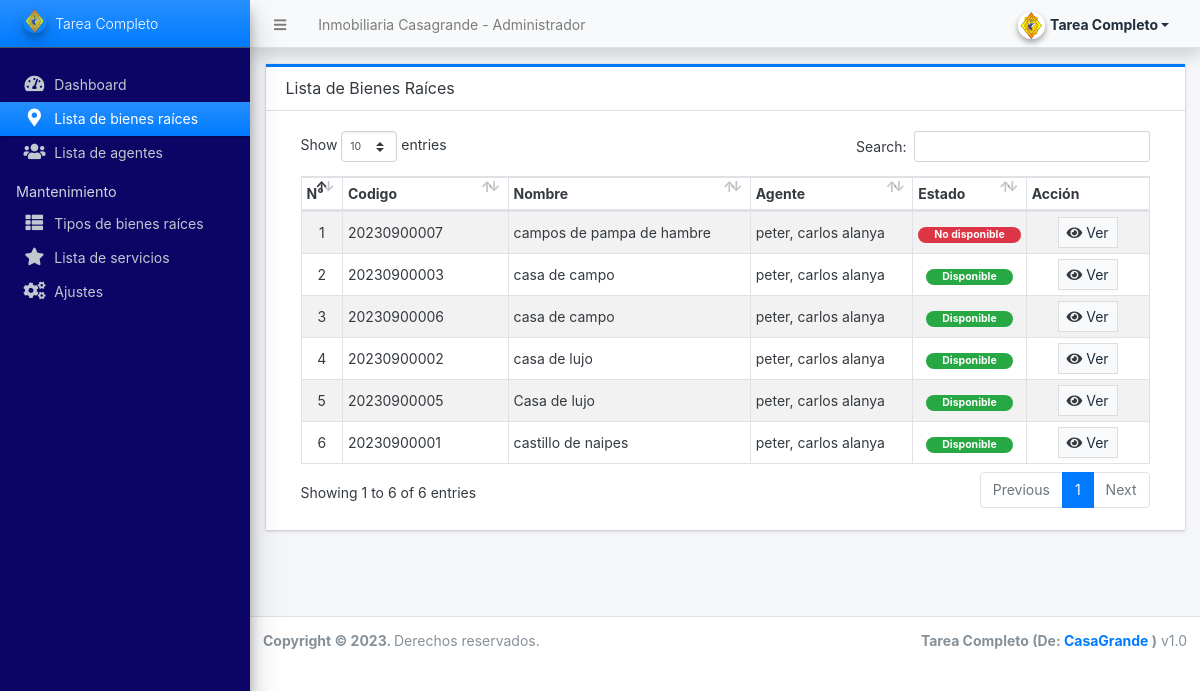
Page /admin/?page=real_estate (signed in) on the committed database.
### tables this page shows
CREATE TABLE `real_estate_list` (
  `id` int(30) NOT NULL,
  `code` varchar(100) NOT NULL,
  `name` text NOT NULL,
  `type_id` int(30) NOT NULL,
  `agent_id` int(30) NOT NULL,
  `status` tinyint(1) NOT NULL DEFAULT 1 COMMENT '1 = Available, 2 = not Available',
  `date_created` datetime NOT NULL DEFAULT current_timestamp(),
  `date_updated` datetime DEFAULT NULL ON UPDATE current_timestamp()
);

### config.php (called while the page is built, shortened)
<?php
require_once('classes/DBConnection.php');
require_once('classes/SystemSettings.php');
function validate_image($file){
	if(!empty($file)){
        $ex = explode("?",$file);
        $file = $ex[0];
        $ts = isset($ex[1]) ? "?".$ex[1] : '';
		if(is_file(base_app.$file)){
			return base_url.$file.$ts;
		}else{
			return base_url.'dist/img/no-image-available.png';
		}
	}else{
		return base_url.'dist/img/no-image-available.png';
	}
}
function isMobileDevice(){
    $aMobileUA = array(
        '/iphone/i' => 'iPhone',
        '/ipod/i' => 'iPod',
        '/ipad/i' => 'iPad',
        '/android/i' => 'Android',
        '/blackberry/i' => 'BlackBerry',
        '/webos/i' => 'Mobile'
    );
    return false;
}
?>

### classes/DBConnection.php (called while the page is built, shortened)
<?php
class DBConnection{
    private $host = DB_SERVER;
    private $username = DB_USERNAME;
    private $password = DB_PASSWORD;
    private $database = DB_NAME;
    public $conn;
    public function __construct(){
        if (!isset($this->conn)) {
            $this->conn = new mysqli($this->host, $this->username, $this->password, $this->database);
        }
    }
}
?>

### classes/SystemSettings.php (called while the page is built, shortened)
<?php
class SystemSettings extends DBConnection{
	function userdata($field = ''){
		if(!empty($field)){
			if(isset($_SESSION['userdata'][$field]))
				return $_SESSION['userdata'][$field];
			else
				return null;
		}else{
			return false;
		}
	}
	function info($field=''){
		if(!empty($field)){
			if(isset($_SESSION['system_info'][$field]))
				return $_SESSION['system_info'][$field];
			else
				return false;
		}else{
			return false;
		}
	}
}
$_settings = new SystemSettings();
?>

### admin/real_estate/index.php (the view, shortened to what this page needs)
<div class="card card-outline rounded-0 card-primary">
	<div class="card-header">
		<h3 class="card-title">Lista de Bienes Raíces</h3>
	</div>
	<div class="card-body">
		<div class="container-fluid">
        <div class="container-fluid">
			<table class="table table-hover table-striped table-bordered">
				<colgroup>
					<col width="5%">
					<col width="20%">
					<col width="30%">
					<col width="20%">
					<col width="10%">
					<col width="15%">
				</colgroup>
				<thead>
					<tr>
						<th>N°</th>
						<th>Codigo</th>
						<th>Nombre</th>
						<th>Agente</th>
						<th>Estado</th>
						<th>Acción</th>
					</tr>
				</thead>
				<tbody>
					<?php
					$i = 1;
						$qry = $conn->query("SELECT r.*,CONCAT(a.lastname, ', ', a.firstname, ' ', COALESCE(a.middlename, '')) as fullname FROM real_estate_list r inner join agent_list a on r.agent_id = a.id order by r.name asc ");
						while($row = $qry->fetch_assoc()):
					?>
						<tr>
							<td class="text-center"><?php echo $i++; ?></td>
							<td><p class="m-0 truncate-1"><?= $row['code'] ?></p></td>
							<td><p class="m-0 truncate-1"><?= $row['name'] ?></p></td>
							<td><p class="m-0 truncate-1"><?= $row['fullname'] ?></p></td>
							<td class="text-center">
                                <?php if($row['status'] == 1): ?>
                                    <span class="badge badge-success px-3 rounded-pill">Disponible</span>
                                <?php else: ?>
                                    <span class="badge badge-danger px-3 rounded-pill">No disponible</span>
                                <?php endif; ?>
                            </td>
							<td align="center">
								<a class="btn btn-default bg-gradient-light btn-flat btn-sm" href="?page=real_estate/view_estate&id=<?php echo $row['id'] ?>"><span class="fa fa-eye text-dark"></span> Ver</a>
							</td>
						</tr>
					<?php endwhile; ?>
				</tbody>
			</table>
		</div>
		</div>
	</div>
</div>

### admin/index.php (shortened to what this page needs)
<?php require_once('../config.php'); ?>
 <!DOCTYPE html>
<html lang="en" class="" style="height: auto;">
<?php require_once('inc/header.php') ?>
  <body class="sidebar-mini layout-fixed control-sidebar-slide-open layout-navbar-fixed sidebar-mini-md sidebar-mini-xs text-sm" data-new-gr-c-s-check-loaded="14.991.0" data-gr-ext-installed="" style="height: auto;">
    <div class="wrapper">
     <?php require_once('inc/topBarNav.php') ?>
     <?php require_once('inc/navigation.php') ?>
     <?php $page = isset($_GET['page']) ? $_GET['page'] : 'home';  ?>
      <div class="content-wrapper  pt-3" style="min-height: 567.854px;">
        <section class="content  text-dark">
          <div class="container-fluid">
            <?php
              if(!file_exists($page.".php") && !is_dir($page)){
                  include '404.html';
              }else{
                if(is_dir($page))
                  include $page.'/index.php';
                else
                  include $page.'.php';
              }
            ?>
          </div>
        </section>
      </div>
      <?php require_once('inc/footer.php') ?>
  </body>
</html>

### admin/inc/header.php (shortened to what this page needs)
<head>
    <link rel="stylesheet" href="<?php echo base_url ?>plugins/fontawesome-free/css/all.min.css">
    <link rel="stylesheet" href="<?php echo base_url ?>plugins/tempusdominus-bootstrap-4/css/tempusdominus-bootstrap-4.min.css">
  <link rel="stylesheet" href="<?php echo base_url ?>plugins/datatables-bs4/css/dataTables.bootstrap4.min.css">
  <link rel="stylesheet" href="<?php echo base_url ?>plugins/datatables-responsive/css/responsive.bootstrap4.min.css">
  <link rel="stylesheet" href="<?php echo base_url ?>plugins/datatables-buttons/css/buttons.bootstrap4.min.css">
  <link rel="stylesheet" href="<?php echo base_url ?>plugins/select2/css/select2.min.css">
  <link rel="stylesheet" href="<?php echo base_url ?>plugins/select2-bootstrap4-theme/select2-bootstrap4.min.css">
    <link rel="stylesheet" href="<?php echo base_url ?>plugins/icheck-bootstrap/icheck-bootstrap.min.css">
    <link rel="stylesheet" href="<?php echo base_url ?>plugins/jqvmap/jqvmap.min.css">
    <link rel="stylesheet" href="<?php echo base_url ?>dist/css/adminlte.css">
    <link rel="stylesheet" href="<?php echo base_url ?>dist/css/custom.css">
    <link rel="stylesheet" href="<?php echo base_url ?>plugins/overlayScrollbars/css/OverlayScrollbars.min.css">
    <link rel="stylesheet" href="<?php echo base_url ?>plugins/daterangepicker/daterangepicker.css">
    <link rel="stylesheet" href="<?php echo base_url ?>plugins/summernote/summernote-bs4.min.css">
  <link rel="stylesheet" href="<?php echo base_url ?>plugins/sweetalert2-theme-bootstrap-4/bootstrap-4.min.css">
  </head>

### admin/inc/topBarNav.php (shortened to what this page needs)
<nav class="main-header navbar navbar-expand navbar-light shadow text-sm">
  <ul class="navbar-nav">
    <li class="nav-item">
    <a class="nav-link" data-widget="pushmenu" href="#" role="button"><i class="fas fa-bars"></i></a>
    </li>
    <li class="nav-item d-none d-sm-inline-block">
      <a href="<?php echo base_url ?>" class="nav-link"><?php echo (!isMobileDevice()) ? $_settings->info('name'):$_settings->info('short_name'); ?> - Administrador</a>
    </li>
  </ul>
  <ul class="navbar-nav ml-auto">
    <li class="nav-item">
      <div class="btn-group nav-link">
            <button type="button" class="btn btn-rounded badge badge-light dropdown-toggle dropdown-icon" data-toggle="dropdown">
              <span><img src="<?php echo validate_image($_settings->userdata('avatar')) ?>" class="img-circle elevation-2 user-img" alt="User Image"></span>
              <span class="ml-3"><?php echo ucwords($_settings->userdata('firstname').' '.$_settings->userdata('lastname')) ?></span>
            </button>
        </div>
    </li>
  </ul>
</nav>

### admin/inc/navigation.php (shortened to what this page needs)
<aside class="main-sidebar sidebar-dark-dark elevation-4 sidebar-no-expand" style="background-color: #0c0566;">
  <a href="<?php echo base_url ?>admin" class="brand-link bg-gradient-primary text-sm" style="background-color: #0c0566;">
  <img src="<?php echo validate_image($_settings->info('logo'))?>" alt="Store Logo" class="brand-image img-circle elevation-3" style="opacity: .8;width: 1.5rem;height: 1.5rem;max-height: unset">
  <span class="brand-text font-weight-light"><?php echo $_settings->info('short_name') ?></span>
  </a>
  <div class="sidebar os-host os-theme-light os-host-overflow os-host-overflow-y os-host-resize-disabled os-host-transition os-host-scrollbar-horizontal-hidden">
    <div class="os-content-glue" style="margin: 0px -8px; width: 249px; height: 646px;"></div>
    <div class="os-padding">
      <div class="os-viewport os-viewport-native-scrollbars-invisible" style="overflow-y: scroll;">
        <div class="os-content" style="padding: 0px 8px; height: 100%; width: 100%;">
          <nav class="mt-4">
             <ul class="nav nav-pills nav-sidebar flex-column text-sm nav-compact nav-flat nav-child-indent nav-collapse-hide-child" data-widget="treeview" role="menu" data-accordion="false" style="background-color: #0c0566;">
              <li class="nav-item dropdown">
                <a href="./" class="nav-link nav-home">
                  <i class="nav-icon fas fa-tachometer-alt"></i>
                  <p>
                    Dashboard
                  </p>
                </a>
              </li>
              <li class="nav-item dropdown">
                <a href="<?php echo base_url ?>admin/?page=real_estate" class="nav-link nav-real_estate">
                  <i class="nav-icon fas fa-map-marker-alt"></i>
                  <p>
                  Lista de bienes raíces
                  </p>
                </a>
              </li>
              <li class="nav-item dropdown">
                <a href="<?php echo base_url ?>admin/?page=agents" class="nav-link nav-agents">
                  <i class="nav-icon fas fa-users"></i>
                  <p>
                  Lista de agentes
                  </p>
                </a>
              </li>
              <li class="nav-header">Mantenimiento</li>
              <li class="nav-item dropdown">
                <a href="<?php echo base_url ?>admin/?page=types" class="nav-link nav-types">
                  <i class="nav-icon fas fa-th-list"></i>
                  <p>
                  Tipos de bienes raíces
                  </p>
                </a>
              </li>
              <li class="nav-item dropdown">
                <a href="<?php echo base_url ?>admin/?page=amenities" class="nav-link nav-amenities">
                  <i class="nav-icon fas fa-star"></i>
                  <p>
                  Lista de servicios
                  </p>
                </a>
              </li>
              <li class="nav-item dropdown">
                <a href="<?php echo base_url ?>admin/?page=system_info" class="nav-link nav-system_info">
                  <i class="nav-icon fas fa-cogs"></i>
                  <p>
                  Ajustes
                  </p>
                </a>
              </li>
            </ul>
          </nav>
        </div>
      </div>
    </div>
  </div>
</aside>

### admin/inc/footer.php (shortened to what this page needs)
<footer class="main-footer text-sm">
        <strong>Copyright © <?php echo date('Y') ?>.
        </strong>
        Derechos reservados.
        <div class="float-right d-none d-sm-inline-block">
          <b><?php echo $_settings->info('short_name') ?> (De: <a href="mailto:oretnom23@gmail.com" target="blank">CasaGrande</a> )</b> v1.0
        </div>
      </footer>
    </div>

### admin/inc/topBarNav.php (style rules this page uses)
.user-img { position: absolute; height: 27px; width: 27px; object-fit: cover; left: -7%; top: -12%; }
.btn-rounded { border-radius: 50px; }

### rows in the picture
real_estate_list: code "20230900007", name "campos de pampa de hambre", fullname "peter, carlos alanya", status "No disponible"
real_estate_list: code "20230900003", name "casa de campo", fullname "peter, carlos alanya", status "Disponible"
real_estate_list: code "20230900006", name "casa de campo", fullname "peter, carlos alanya", status "Disponible"
real_estate_list: code "20230900002", name "casa de lujo", fullname "peter, carlos alanya", status "Disponible"
real_estate_list: code "20230900005", name "Casa de lujo", fullname "peter, carlos alanya", status "Disponible"
real_estate_list: code "20230900001", name "castillo de naipes", fullname "peter, carlos alanya", status "Disponible"

### other values in the picture
$_settings->info('name') "Inmobiliaria Casagrande"
$_settings->userdata('firstname').' '.$_settings->userdata('lastname') "Tarea Completo"
$_settings->info('short_name') "Tarea Completo"
